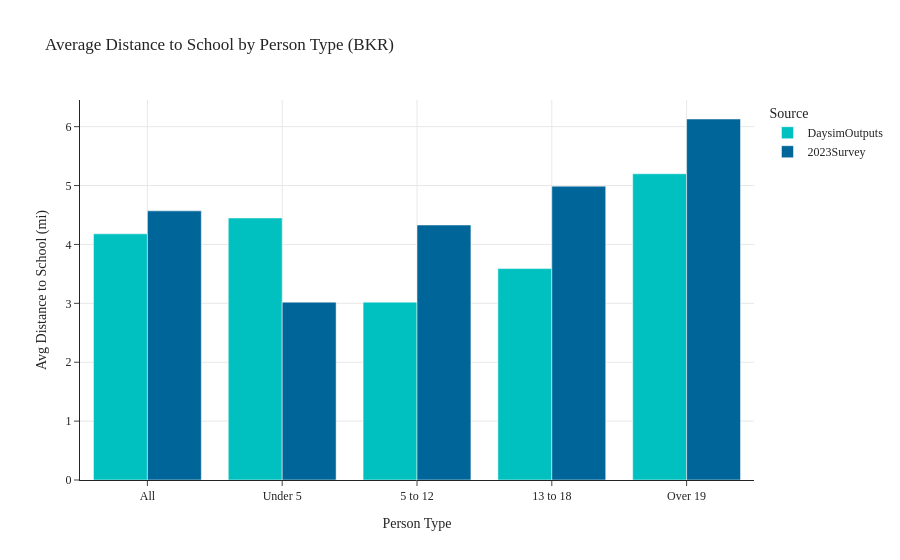

The cell this chart's notebook holds for it:
### Code cell
avg_distance_school_pptyp(data1=data_daysim_bkr, data3=data_fullsurvey_bkr, tag='BKR')

### Figure 1 — Plotly figure (JSON) as saved in the notebook; plotly's stock layout.template omitted (floating-point values rounded to 4 significant figures)
{"data": [{"alignmentgroup": "True", "hovertemplate": "Source=DaysimOutputs<br>Person Type=%{x}<br>Avg Distance to School (mi)=%{y}<extra></extra>", "legendgroup": "DaysimOutputs", "marker": {"color": "#00C0C0", "pattern": {"shape": ""}}, "name": "DaysimOutputs", "offsetgroup": "DaysimOutputs", "orientation": "v", "showlegend": true, "textposition": "auto", "type": "bar", "x": ["All", "Under 5", "5 to 12", "13 to 18", "Over 19"], "xaxis": "x", "y": [4.18, 4.45, 3.02, 3.59, 5.2], "yaxis": "y"}, {"alignmentgroup": "True", "hovertemplate": "Source=2023Survey<br>Person Type=%{x}<br>Avg Distance to School (mi)=%{y}<extra></extra>", "legendgroup": "2023Survey", "marker": {"color": "#006598", "pattern": {"shape": ""}}, "name": "2023Survey", "offsetgroup": "2023Survey", "orientation": "v", "showlegend": true, "textposition": "auto", "type": "bar", "x": ["All", "Under 5", "5 to 12", "13 to 18", "Over 19"], "xaxis": "x", "y": [4.57, 3.02, 4.33, 4.99, 6.13], "yaxis": "y"}], "layout": {"barmode": "group", "legend": {"title": {"text": "Source"}, "tracegroupgap": 0}, "title": {"text": "Average Distance to School by Person Type (BKR)"}, "xaxis": {"anchor": "y", "domain": [0, 1], "showgrid": true, "title": {"text": "Person Type"}}, "yaxis": {"anchor": "x", "domain": [0, 1], "showgrid": true, "title": {"text": "Avg Distance to School (mi)"}}}}
